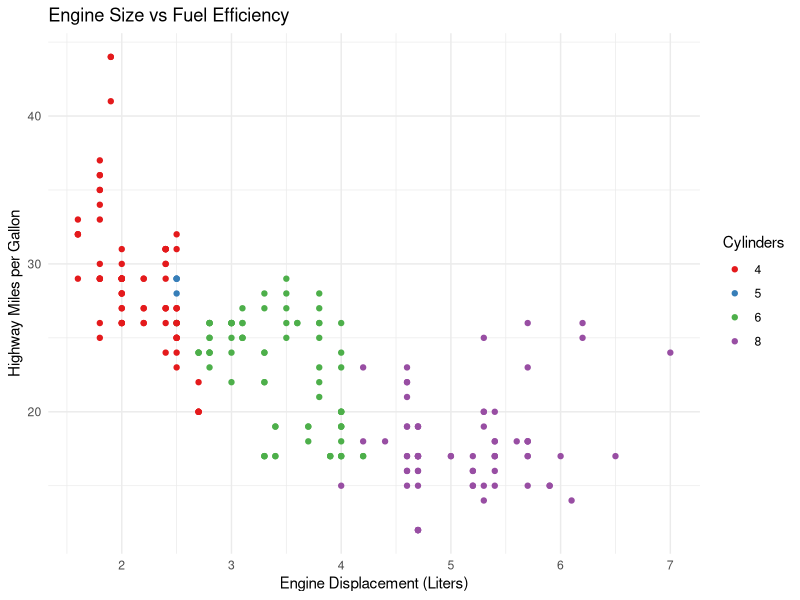
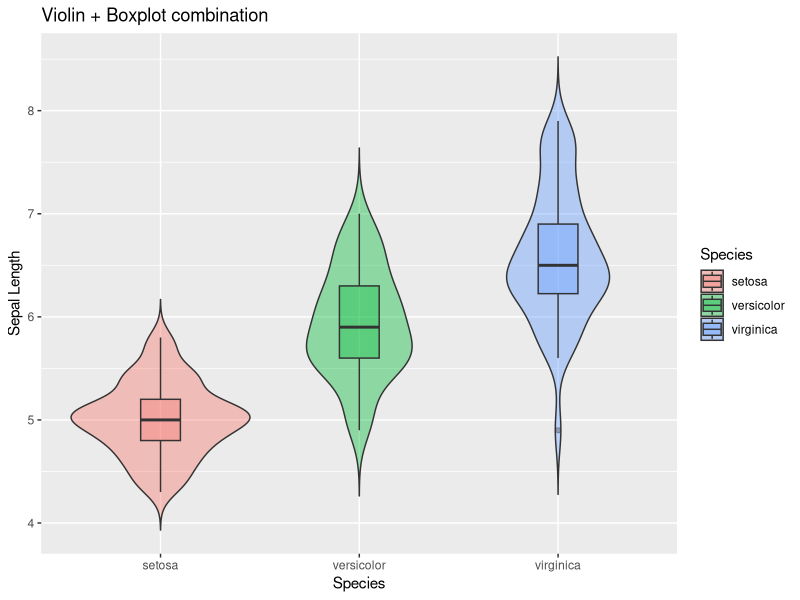
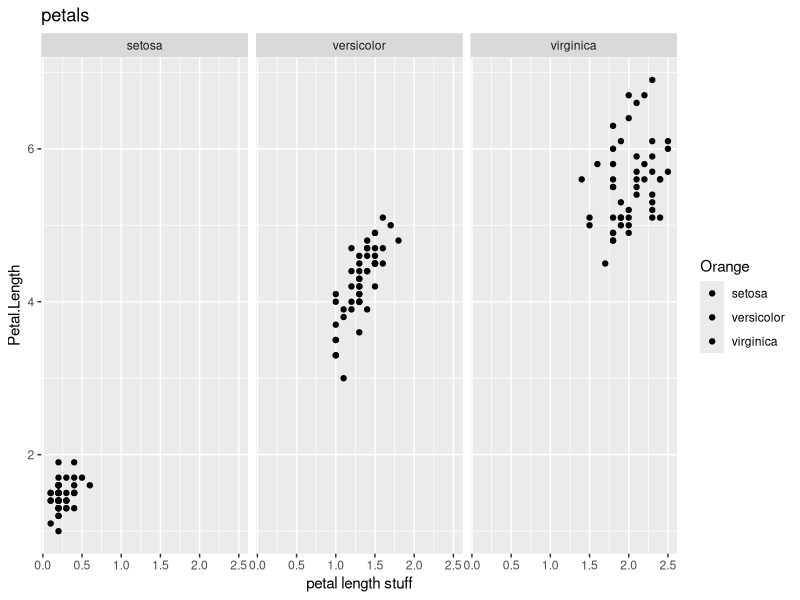
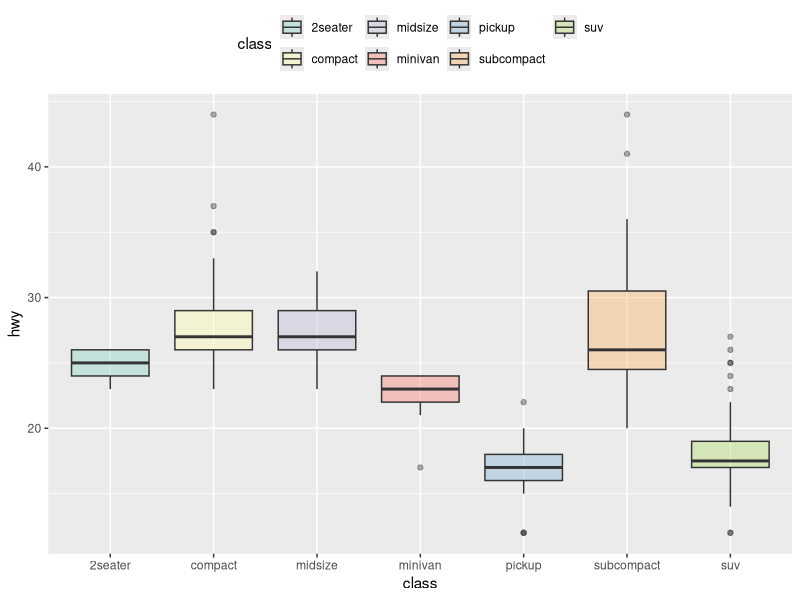
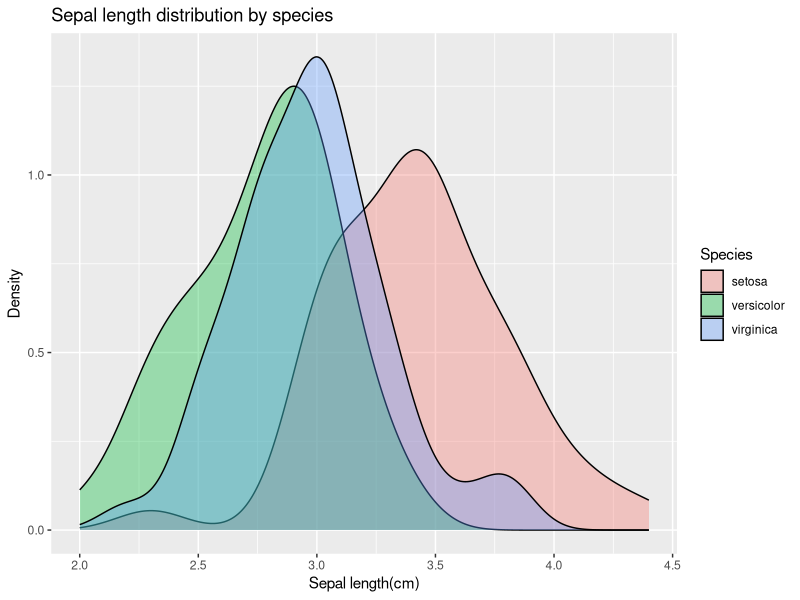
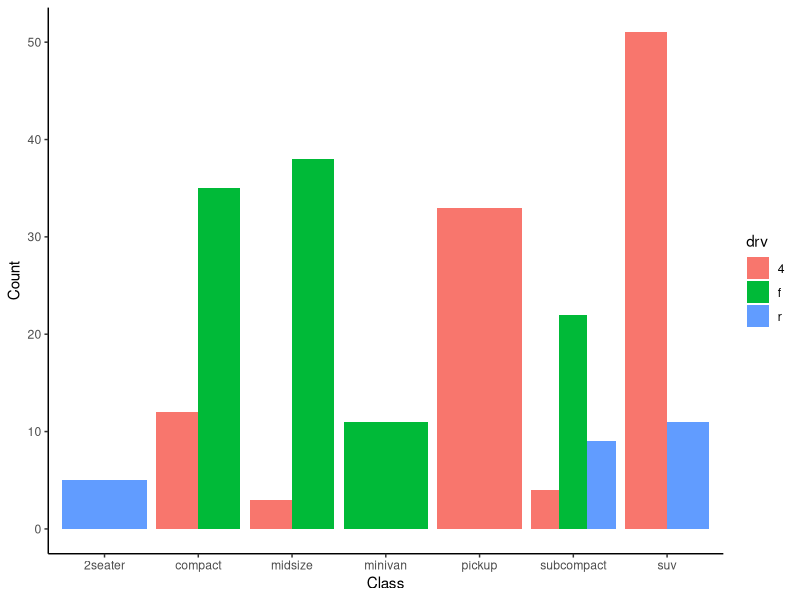
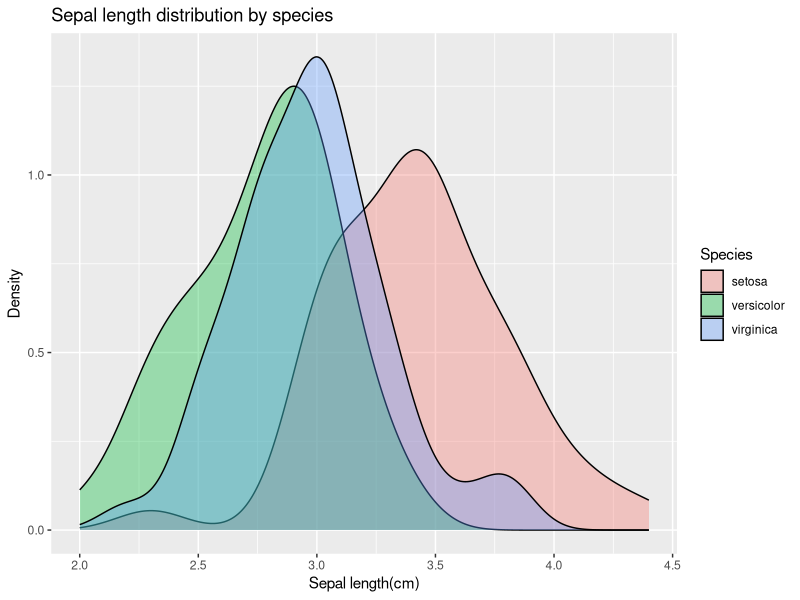
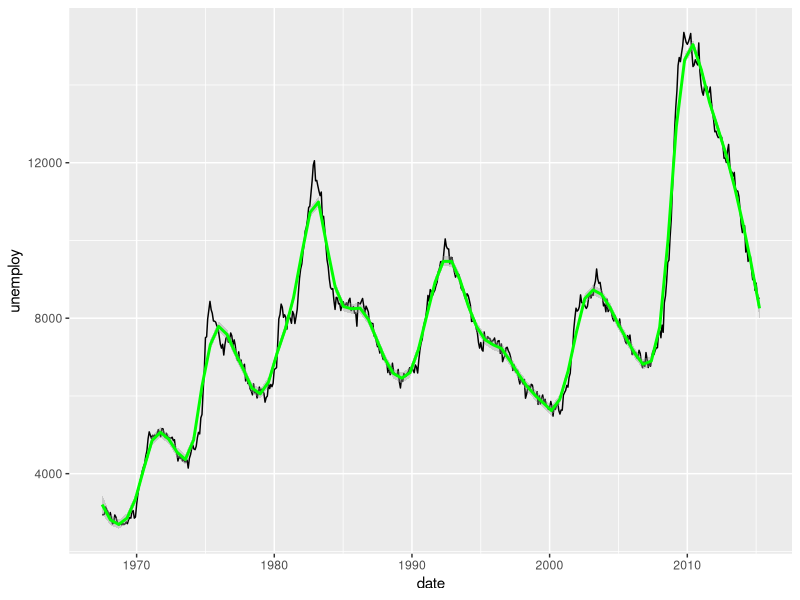

Here is the R script that generated these plots, in order:
## ---- chunk 1
library(ggplot2)

ggplot(data = mpg, 
       mapping = aes(x = displ, 
                     y = hwy, 
                     color = factor(cyl))) + 
  geom_point() +                             
  scale_x_continuous() +                     
  scale_color_brewer(palette = "Set1") +     
  coord_cartesian() +                        
  labs(
    title = "Engine Size vs Fuel Efficiency", 
    x = "Engine Displacement (Liters)",
    y = "Highway Miles per Gallon",
    color = "Cylinders"
  ) +
  theme_minimal()   
## ---- chunk 2
# Violin + Boxplot combination
  ggplot(iris, aes(x = Species, y = Sepal.Length,fill=Species)) +
    geom_violin(alpha = 0.4, trim = FALSE) +
    geom_boxplot(alpha = 0.35, width = 0.2) +
    labs(
      title = "Violin + Boxplot combination",
      x = "Species",
      y = "Sepal Length",
      fill = "Species"
    )
## ---- chunk 3
#Small-Multiple time series
  # facet_grid() can have more than 1 variables.
  ggplot(iris, aes(x = Petal.Width, y = Petal.Length,fill=Species)) +
    geom_point() +
    facet_wrap(~Species) +
    labs(
      title = "petals",
      x = "petal length stuff",
      fill = "Orange"
    )
  
## ---- chunk 4
 # Styled boxplot
ggplot(mpg, aes(x = class, y = hwy, fill = class)) +
  geom_boxplot(alpha = 0.4,) +
  scale_fill_brewer(palette ='Set3')+
  # theme(legend.background = 'Grey')+
  theme(legend.position = 'top' )

## ---- chunk 5
library(ggplot2)
data(iris)

ggplot(iris, aes(x = Sepal.Width, fill = Species)) +
  geom_density(alpha = 0.35) + 
  labs(
    title="Sepal length distribution by species",
      x = "Sepal length(cm)",
      y = "Density",
    fill = "Species"
      )
ggplot(mpg, aes(x = class, fill = drv)) +
  geom_bar(position = 'dodge') +
  labs (x = "Class", y = "Count")+
  theme_classic()
## ---- chunk 6
library(ggplot2)
data(iris)

ggplot(iris, aes(x = Sepal.Width, fill = Species)) +
  geom_density(alpha = 0.35) + 
  labs(
    title="Sepal length distribution by species",
      x = "Sepal length(cm)",
      y = "Density",
    fill = "Species"
      )
## ---- chunk 7
library(ggplot2)
data(economics)

#economics%>%
  ggplot(economics, aes(x = date, y = unemploy)) +
    geom_line(
      linejoin = "round",
      lineend = "butt",
      linemitre = 10,
    ) +
    geom_smooth(color = "Green", span=0.1)
      
  labs(
    title = "Unemployment with smooth trend",
    x = "Year",
    y = "Number unemployed",
    fill = "uempmed"
  )
